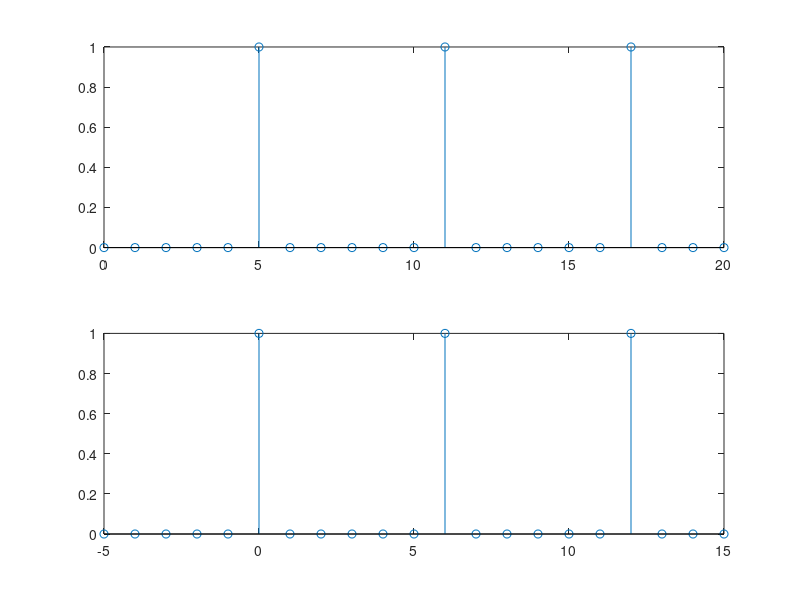
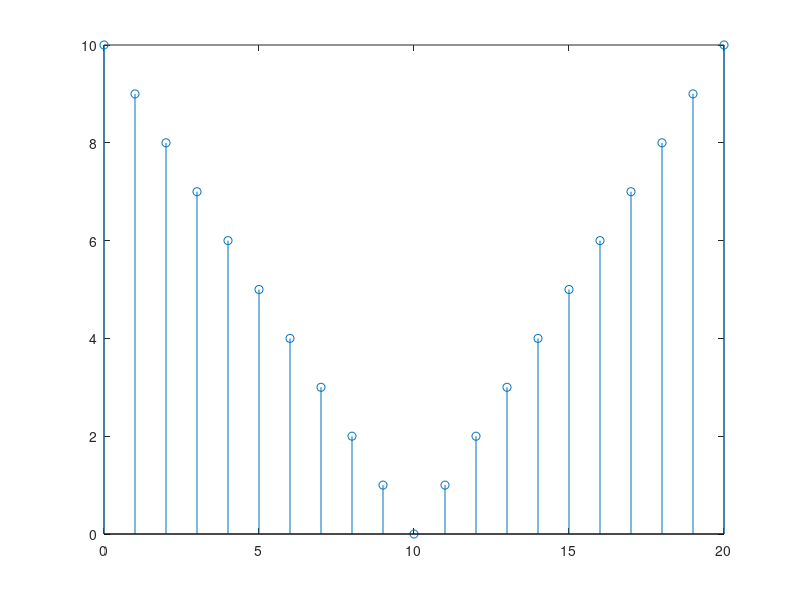
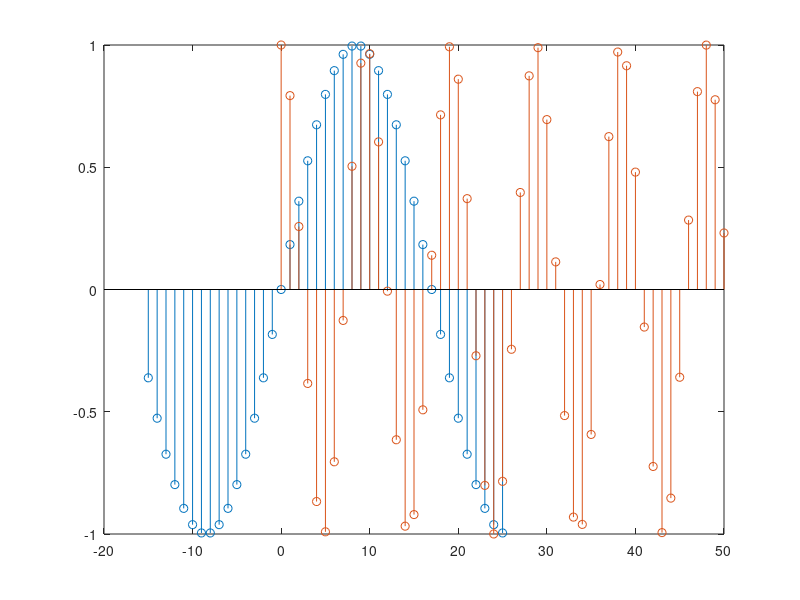
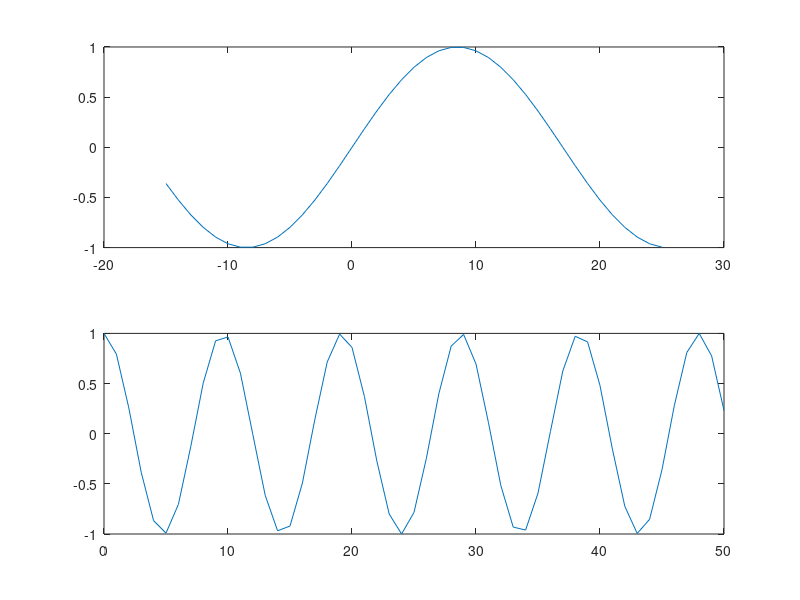

These charts were generated, in order, by the following MATLAB code:
z=[0,0,0,0,0,1,0,0,0,0,0,1,0,0,0,0,0,1,0,0,0] %cream vectorul dat z
n=0:20
m=-5:15
subplot(2,1,1) %afisam o minifereastra
figure(1); %afisam graficul 1
stem(n,z) %afisam vectorul z in functie de n
subplot(2,1,2) %afisam cealalta minifereastra
stem(m,z) %afisam vectorul z in functie de m
n=0:20
t=abs(10-n) %ii atribuim lui t valoarea in modul
figure(2); %afisam graficul 2
stem(n,t) %il afisam pe t in functie de n
n=-15:25 
x1=sin(pi*n/17) %ii atribuim lui x1 valoarea
figure(3); %afisam graficul 3
stem(n,x1); %il afisam pe x1 in functie de n
hold on
n=0:50
x2=cos(pi*n/sqrt(23)) %ii atribuim lui x2 valoarea
stem(n,x2); %il afisam pe x2 in functie de n
figure(4); %afisam graficul 4		
subplot(2,1,1)		
n=-15:25		
x1=sin(pi*n/17)		
plot(n,x1)	%grafic ce contine pe n si x1	
subplot(2,1,2)		
n=0:50			
x2=cos(pi*n/sqrt(23))	
plot(n,x2)	%grafic ce contine pe n si x2